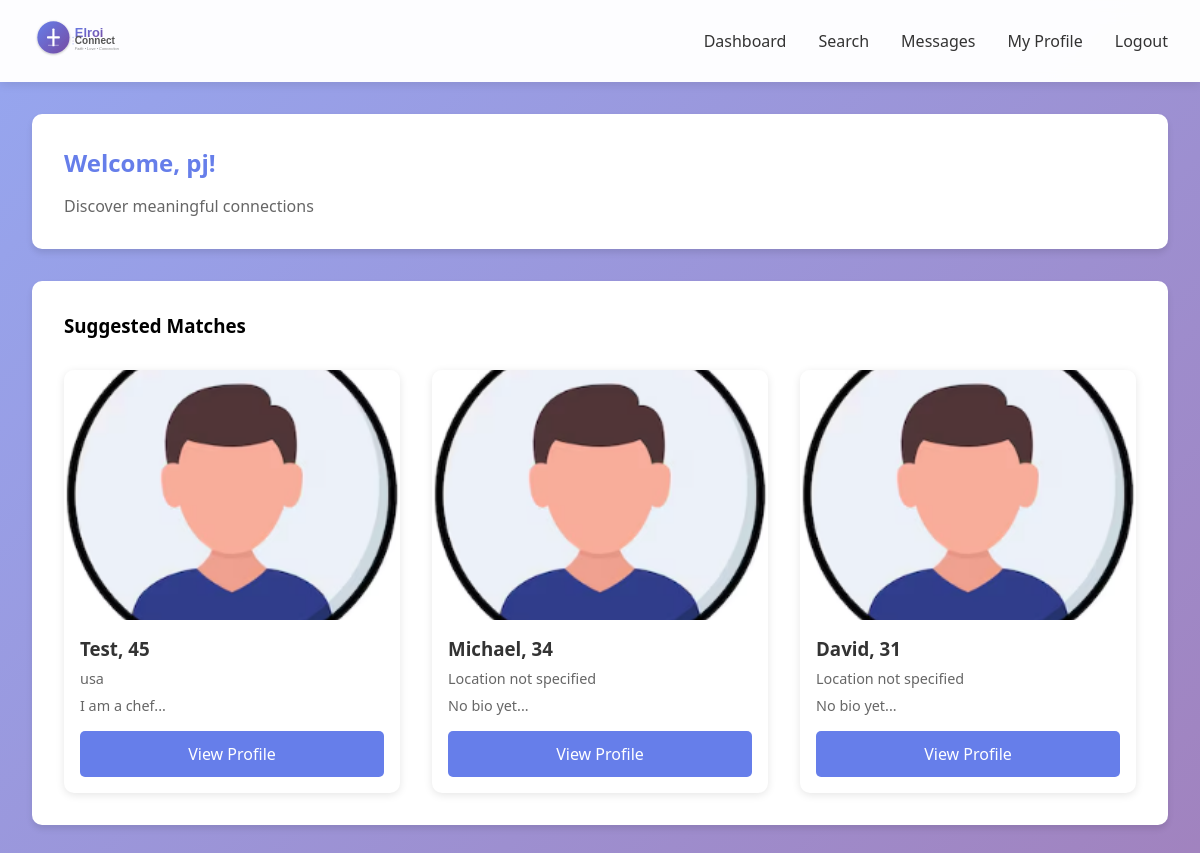
The page /dashboard (signed in) on the database its author committed.
### app.py (models this page shows)
class User(db.Model):
    id = db.Column(db.Integer, primary_key=True)
    email = db.Column(db.String(120), unique=True, nullable=False)
    password_hash = db.Column(db.String(200), nullable=False)
    first_name = db.Column(db.String(50), nullable=False)
    last_name = db.Column(db.String(50), nullable=False)
    gender = db.Column(db.String(20), nullable=False)
    date_of_birth = db.Column(db.Date, nullable=False)
    bio = db.Column(db.Text)
    profile_photo = db.Column(db.String(200))
    location = db.Column(db.String(100))
    denomination = db.Column(db.String(100))
    interests = db.Column(db.Text)
    looking_for = db.Column(db.String(50))
    created_at = db.Column(db.DateTime, default=datetime.utcnow)
    is_active = db.Column(db.Boolean, default=True)
    videos_watched = db.Column(db.Integer, default=0)
    sent_messages = db.relationship('Message', foreign_keys='Message.sender_id', backref='sender', lazy='dynamic')
    received_messages = db.relationship('Message', foreign_keys='Message.receiver_id', backref='receiver', lazy='dynamic')

### app.py (the view)
@app.route('/dashboard')
@login_required
def dashboard():
    user = User.query.get(session['user_id'])
    if user.gender == 'Male':
        matches = User.query.filter_by(gender='Female', is_active=True).filter(User.id != user.id).limit(10).all()
    else:
        matches = User.query.filter_by(gender='Male', is_active=True).filter(User.id != user.id).limit(10).all()
    return render_template('dashboard.html', user=user, matches=matches, now=datetime.now())

### app.py (called while the page is built)
def login_required(f):
    @wraps(f)
    def decorated_function(*args, **kwargs):
        if 'user_id' not in session:
            flash('Please log in to access this page.', 'warning')
            return redirect(url_for('login'))
        return f(*args, **kwargs)
    return decorated_function

### templates/dashboard.html
{% extends "base.html" %}
{% block content %}
<div class="card">
    <h2 style="color: #667eea; margin-bottom: 1rem;">Welcome, {{ user.first_name }}!</h2>
    <p style="color: #666;">Discover meaningful connections</p>
</div>
<div class="card">
    <h3 style="margin-bottom: 1.5rem;">Suggested Matches</h3>
    <div class="profile-grid">
        {% for match in matches %}
        <div class="profile-card">
            {% if match.profile_photo %}
            <img src="{{ url_for('static', filename='uploads/' + match.profile_photo) }}" alt="{{ match.first_name }}" style="width: 100%; height: 250px; object-fit: cover;">
            {% else %}
            <img src="{{ url_for('static', filename='default-male.png' if match.gender == 'Male' else 'default-female.png') }}" alt="{{ match.first_name }}" style="width: 100%; height: 250px; object-fit: cover;">
            {% endif %}
            <div class="profile-card-content">
                <h3>{{ match.first_name }}, {{ (now.year - match.date_of_birth.year) if match.date_of_birth else 'N/A' }}</h3>
                <p>{{ match.location or 'Location not specified' }}</p>
                <p style="margin-top: 0.5rem;">{{ match.bio[:100] if match.bio else 'No bio yet' }}...</p>
                <a href="{{ url_for('view_profile', user_id=match.id) }}" class="btn btn-primary" style="width: 100%; margin-top: 1rem; text-align: center;">View Profile</a>
            </div>
        </div>
        {% else %}
        <p>No matches available at the moment.</p>
        {% endfor %}
    </div>
</div>
{% endblock %}

### templates/base.html (style rules this page uses)
* { margin: 0; padding: 0; box-sizing: border-box; }
body { font-family: 'Segoe UI', Tahoma, Geneva, Verdana, sans-serif; background: linear-gradient(135deg, rgba(102, 126, 234, 0.7) 0%, rgba(118, 75, 162, 0.7) 100%), url('https://images.unsplash.com/photo-1522673607200-164d1b6ce486?q=80&w=2070') center/cover no-repeat fixed; min-height: 100vh; position: relative; }
body::before { content: ''; position: fixed; top: 0; left: 0; width: 100%; height: 100%; background: rgba(255, 255, 255, 0.02); pointer-events: none; z-index: 0; }
.card { background: white; border-radius: 10px; padding: 2rem; box-shadow: 0 4px 6px rgba(0,0,0,0.1); margin-bottom: 2rem; }
.btn { padding: 0.75rem 1.5rem; border: none; border-radius: 5px; cursor: pointer; font-size: 1rem; transition: all 0.3s; text-decoration: none; display: inline-block; }
.btn-primary { background: #667eea; color: white; }
.profile-grid { display: grid; grid-template-columns: repeat(auto-fill, minmax(250px, 1fr)); gap: 2rem; margin-top: 2rem; }
.profile-card { background: white; border-radius: 10px; overflow: hidden; box-shadow: 0 2px 8px rgba(0,0,0,0.1); transition: transform 0.3s; }
.profile-card img { width: 100%; height: 250px; object-fit: cover; display: block; }
.profile-card-content { padding: 1rem; }
.profile-card h3 { margin-bottom: 0.5rem; color: #333; }
.profile-card p { color: #666; font-size: 0.9rem; }

### rows shown on the page
User: first_name "pj"
User: first_name "Test", date_of_birth "45", location "usa", bio "I am a chef"
User: first_name "Michael", date_of_birth "34", location "Location not specified", bio "No bio yet"
User: first_name "David", date_of_birth "31", location "Location not specified", bio "No bio yet"
